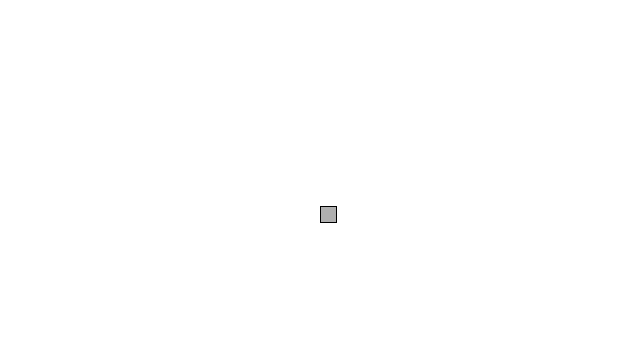
Frame 1 (no input)
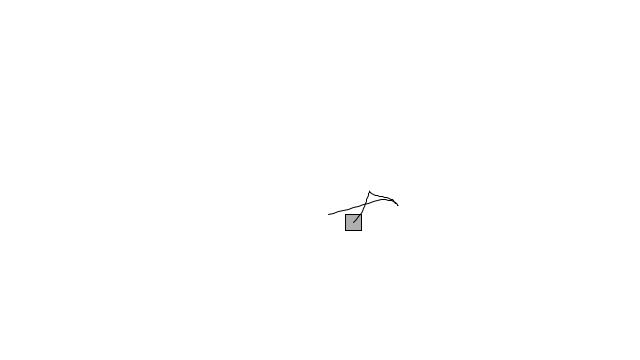
Frame 60 (the mouse pressed at the canvas centre just before this capture)
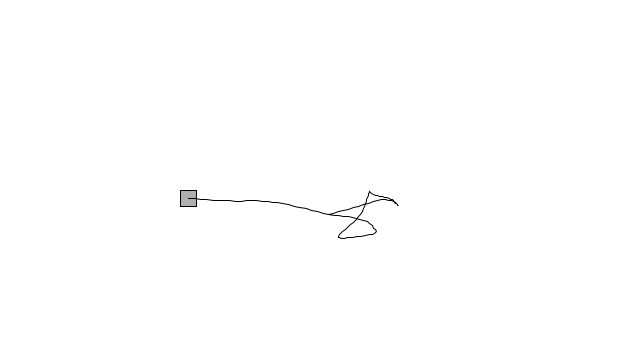
Frame 120 (the mouse held since frame 60 and released just before this capture)

The Processing sketch that drew these frames (run headless with seeded random() and noise(); from frame 60 on, the mouse is pressed at the canvas centre):

// Processing sketch: NoiseWalk
// ── NoiseWalk.pde
// Noise Walker
// Daniel Shiffman <http://www.shiffman.net>
// The Nature of Code

Walker w;

void setup() {
  size(640,360);
  smooth();
  frameRate(30);

  // Create a walker object
  w = new Walker();

}

void draw() {
  background(255);
  // Run the walker object
  w.walk();
  w.display();
}




// ── Walker.pde
// Random Walker (No Vectors)
// Daniel Shiffman <http://www.shiffman.net>
// The Nature of Code

// A random walker class!

class Walker {
  PVector location;

  ArrayList<PVector> history;
  
  PVector noff;


  Walker() {
    location = new PVector(width/2, height/2);
    history = new ArrayList<PVector>();
    noff = new PVector(random(1000),random(1000));
  }

  void display() {
    stroke(0);
    fill(175);
    rectMode(CENTER);
    rect(location.x, location.y, 16, 16);

    beginShape();
    stroke(0);
    noFill();
    for (PVector v: history) {
      vertex(v.x, v.y);
    }
    endShape();
  }

  // Randomly move up, down, left, right, or stay in one place
  void walk() {
    
    location.x = map(noise(noff.x),0,1,0,width);
    location.y = map(noise(noff.y),0,1,0,height);
    
    noff.add(0.01,0.01,0);
    
    history.add(location.get());
    if (history.size() > 1000) {
      history.remove(0);
    }
  }
}
